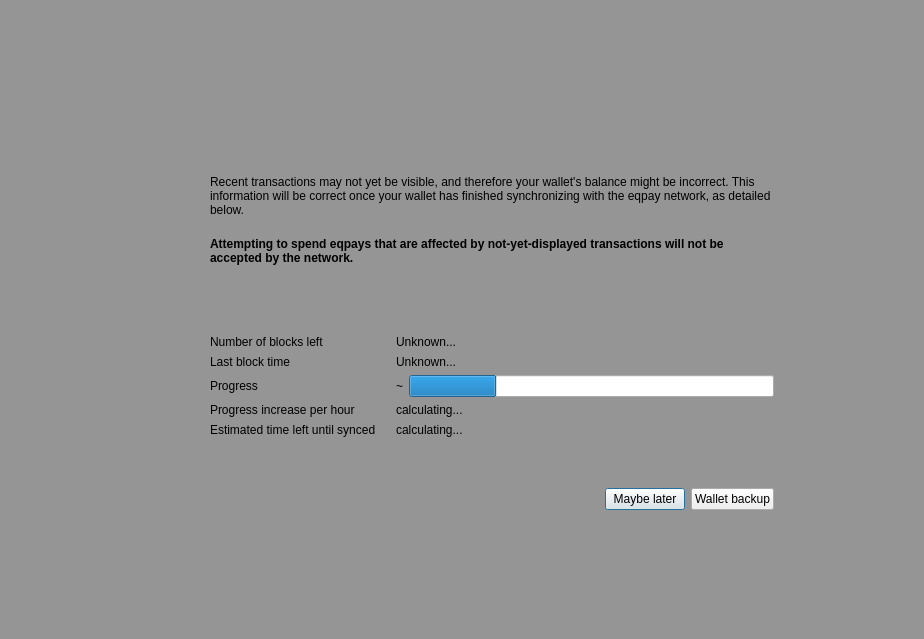
<?xml version="1.0" encoding="UTF-8"?>
<ui version="4.0">
 <class>ModalOverlay</class>
 <widget class="QWidget" name="ModalOverlay">
  <property name="geometry">
   <rect>
    <x>0</x>
    <y>0</y>
    <width>924</width>
    <height>639</height>
   </rect>
  </property>
  <property name="windowTitle">
   <string>Form</string>
  </property>
  <layout class="QVBoxLayout" name="verticalLayout" stretch="0">
   <property name="sizeConstraint">
    <enum>QLayout::SetDefaultConstraint</enum>
   </property>
   <property name="leftMargin">
    <number>0</number>
   </property>
   <property name="topMargin">
    <number>0</number>
   </property>
   <property name="rightMargin">
    <number>0</number>
   </property>
   <property name="bottomMargin">
    <number>0</number>
   </property>
   <item>
    <widget class="QWidget" name="bgWidget" native="true">
     <property name="styleSheet">
      <string notr="true">#bgWidget { background: rgba(0,0,0,96); }</string>
     </property>
     <layout class="QVBoxLayout" name="verticalLayoutMain" stretch="0">
      <property name="leftMargin">
       <number>120</number>
      </property>
      <property name="topMargin">
       <number>120</number>
      </property>
      <property name="rightMargin">
       <number>120</number>
      </property>
      <property name="bottomMargin">
       <number>120</number>
      </property>
      <item>
       <widget class="QWidget" name="contentWidget" native="true">
        <layout class="QVBoxLayout" name="verticalLayout_3" stretch="1,0">
         <property name="spacing">
          <number>0</number>
         </property>
         <property name="leftMargin">
          <number>0</number>
         </property>
         <property name="topMargin">
          <number>0</number>
         </property>
         <property name="rightMargin">
          <number>0</number>
         </property>
         <property name="bottomMargin">
          <number>0</number>
         </property>
         <item>
          <widget class="QStackedWidget" name="stackedWidget">
           <property name="currentIndex">
            <number>0</number>
           </property>
           <widget class="QWidget" name="page">
            <layout class="QVBoxLayout" name="verticalLayout_2">
             <property name="spacing">
              <number>0</number>
             </property>
             <property name="leftMargin">
              <number>30</number>
             </property>
             <property name="topMargin">
              <number>10</number>
             </property>
             <property name="rightMargin">
              <number>30</number>
             </property>
             <property name="bottomMargin">
              <number>10</number>
             </property>
             <item>
              <spacer name="verticalSpacer_3">
               <property name="orientation">
                <enum>Qt::Vertical</enum>
               </property>
               <property name="sizeType">
                <enum>QSizePolicy::Expanding</enum>
               </property>
               <property name="sizeHint" stdset="0">
                <size>
                 <width>20</width>
                 <height>40</height>
                </size>
               </property>
              </spacer>
             </item>
             <item>
              <layout class="QHBoxLayout" name="horizontalLayoutIconText" stretch="0,1">
               <property name="spacing">
                <number>20</number>
               </property>
               <property name="topMargin">
                <number>20</number>
               </property>
               <item>
                <layout class="QVBoxLayout" name="verticalLayoutIcon">
                 <item>
                  <widget class="QPushButton" name="warningIcon">
                   <property name="enabled">
                    <bool>false</bool>
                   </property>
                   <property name="text">
                    <string/>
                   </property>
                   <property name="iconSize">
                    <size>
                     <width>48</width>
                     <height>48</height>
                    </size>
                   </property>
                   <property name="flat">
                    <bool>true</bool>
                   </property>
                  </widget>
                 </item>
                 <item>
                  <spacer name="verticalSpacerWarningIcon">
                   <property name="orientation">
                    <enum>Qt::Vertical</enum>
                   </property>
                   <property name="sizeHint" stdset="0">
                    <size>
                     <width>20</width>
                     <height>40</height>
                    </size>
                   </property>
                  </spacer>
                 </item>
                </layout>
               </item>
               <item>
                <layout class="QVBoxLayout" name="verticalLayoutInfoText">
                 <property name="leftMargin">
                  <number>0</number>
                 </property>
                 <property name="topMargin">
                  <number>0</number>
                 </property>
                 <item>
                  <widget class="QLabel" name="infoText">
                   <property name="text">
                    <string>Recent transactions may not yet be visible, and therefore your wallet's balance might be incorrect. This information will be correct once your wallet has finished synchronizing with the eqpay network, as detailed below.</string>
                   </property>
                   <property name="textFormat">
                    <enum>Qt::RichText</enum>
                   </property>
                   <property name="wordWrap">
                    <bool>true</bool>
                   </property>
                  </widget>
                 </item>
                 <item>
                  <widget class="QLabel" name="infoTextStrong">
                   <property name="font">
                    <font>
                     <weight>75</weight>
                     <bold>true</bold>
                    </font>
                   </property>
                   <property name="text">
                    <string>Attempting to spend eqpays that are affected by not-yet-displayed transactions will not be accepted by the network.</string>
                   </property>
                   <property name="textFormat">
                    <enum>Qt::RichText</enum>
                   </property>
                   <property name="wordWrap">
                    <bool>true</bool>
                   </property>
                  </widget>
                 </item>
                 <item>
                  <spacer name="verticalSpacerInTextSpace">
                   <property name="orientation">
                    <enum>Qt::Vertical</enum>
                   </property>
                   <property name="sizeHint" stdset="0">
                    <size>
                     <width>20</width>
                     <height>40</height>
                    </size>
                   </property>
                  </spacer>
                 </item>
                 <item>
                  <layout class="QFormLayout" name="formLayout">
                   <property name="fieldGrowthPolicy">
                    <enum>QFormLayout::ExpandingFieldsGrow</enum>
                   </property>
                   <property name="horizontalSpacing">
                    <number>20</number>
                   </property>
                   <property name="verticalSpacing">
                    <number>6</number>
                   </property>
                   <property name="topMargin">
                    <number>10</number>
                   </property>
                   <item row="0" column="0">
                    <widget class="QLabel" name="labelNumberOfBlocksLeft">
                     <property name="font">
                      <font>
                       <weight>50</weight>
                       <bold>false</bold>
                      </font>
                     </property>
                     <property name="text">
                      <string>Number of blocks left</string>
                     </property>
                    </widget>
                   </item>
                   <item row="0" column="1">
                    <widget class="QLabel" name="numberOfBlocksLeft">
                     <property name="sizePolicy">
                      <sizepolicy hsizetype="Expanding" vsizetype="Preferred">
                       <horstretch>0</horstretch>
                       <verstretch>0</verstretch>
                      </sizepolicy>
                     </property>
                     <property name="text">
                      <string>Unknown...</string>
                     </property>
                    </widget>
                   </item>
                   <item row="1" column="0">
                    <widget class="QLabel" name="labelLastBlockTime">
                     <property name="font">
                      <font>
                       <weight>50</weight>
                       <bold>false</bold>
                      </font>
                     </property>
                     <property name="text">
                      <string>Last block time</string>
                     </property>
                    </widget>
                   </item>
                   <item row="1" column="1">
                    <widget class="QLabel" name="newestBlockDate">
                     <property name="sizePolicy">
                      <sizepolicy hsizetype="Expanding" vsizetype="Preferred">
                       <horstretch>0</horstretch>
                       <verstretch>0</verstretch>
                      </sizepolicy>
                     </property>
                     <property name="text">
                      <string>Unknown...</string>
                     </property>
                    </widget>
                   </item>
                   <item row="2" column="0">
                    <widget class="QLabel" name="labelSyncDone">
                     <property name="font">
                      <font>
                       <weight>50</weight>
                       <bold>false</bold>
                      </font>
                     </property>
                     <property name="text">
                      <string>Progress</string>
                     </property>
                    </widget>
                   </item>
                   <item row="2" column="1">
                    <layout class="QHBoxLayout" name="horizontalLayoutSync" stretch="0,1">
                     <property name="spacing">
                      <number>6</number>
                     </property>
                     <item>
                      <widget class="QLabel" name="percentageProgress">
                       <property name="text">
                        <string notr="true">~</string>
                       </property>
                      </widget>
                     </item>
                     <item>
                      <widget class="QProgressBar" name="progressBar">
                       <property name="value">
                        <number>24</number>
                       </property>
                       <property name="format">
                        <string/>
                       </property>
                      </widget>
                     </item>
                    </layout>
                   </item>
                   <item row="4" column="0">
                    <widget class="QLabel" name="labelProgressIncrease">
                     <property name="font">
                      <font>
                       <weight>50</weight>
                       <bold>false</bold>
                      </font>
                     </property>
                     <property name="text">
                      <string>Progress increase per hour</string>
                     </property>
                    </widget>
                   </item>
                   <item row="4" column="1">
                    <widget class="QLabel" name="progressIncreasePerH">
                     <property name="sizePolicy">
                      <sizepolicy hsizetype="Expanding" vsizetype="Preferred">
                       <horstretch>0</horstretch>
                       <verstretch>0</verstretch>
                      </sizepolicy>
                     </property>
                     <property name="text">
                      <string>calculating...</string>
                     </property>
                    </widget>
                   </item>
                   <item row="5" column="0">
                    <widget class="QLabel" name="labelEstimatedTimeLeft">
                     <property name="font">
                      <font>
                       <weight>50</weight>
                       <bold>false</bold>
                      </font>
                     </property>
                     <property name="text">
                      <string>Estimated time left until synced</string>
                     </property>
                    </widget>
                   </item>
                   <item row="5" column="1">
                    <widget class="QLabel" name="expectedTimeLeft">
                     <property name="sizePolicy">
                      <sizepolicy hsizetype="Expanding" vsizetype="Preferred">
                       <horstretch>0</horstretch>
                       <verstretch>0</verstretch>
                      </sizepolicy>
                     </property>
                     <property name="text">
                      <string>calculating...</string>
                     </property>
                    </widget>
                   </item>
                  </layout>
                 </item>
                </layout>
               </item>
              </layout>
             </item>
             <item>
              <spacer name="verticalSpacer_4">
               <property name="orientation">
                <enum>Qt::Vertical</enum>
               </property>
               <property name="sizeHint" stdset="0">
                <size>
                 <width>20</width>
                 <height>40</height>
                </size>
               </property>
              </spacer>
             </item>
            </layout>
           </widget>
           <widget class="QWidget" name="page_2">
            <layout class="QVBoxLayout" name="verticalLayout_4">
             <property name="spacing">
              <number>15</number>
             </property>
             <property name="leftMargin">
              <number>30</number>
             </property>
             <property name="topMargin">
              <number>0</number>
             </property>
             <property name="rightMargin">
              <number>30</number>
             </property>
             <property name="bottomMargin">
              <number>0</number>
             </property>
             <item>
              <spacer name="verticalSpacer_2">
               <property name="orientation">
                <enum>Qt::Vertical</enum>
               </property>
               <property name="sizeHint" stdset="0">
                <size>
                 <width>20</width>
                 <height>40</height>
                </size>
               </property>
              </spacer>
             </item>
             <item>
              <layout class="QGridLayout" name="gridLayout">
               <item row="0" column="1">
                <widget class="QLabel" name="labelNote">
                 <property name="layoutDirection">
                  <enum>Qt::LeftToRight</enum>
                 </property>
                 <property name="text">
                  <string>Wallet backup prompt</string>
                 </property>
                 <property name="alignment">
                  <set>Qt::AlignLeading|Qt::AlignLeft|Qt::AlignVCenter</set>
                 </property>
                </widget>
               </item>
               <item row="1" column="1">
                <widget class="QLabel" name="labelMessage">
                 <property name="text">
                  <string>Please backup your wallet as soon as possible.
Please make sure to keep an updated antivirus and operating system. We can not recover Your funds if you visit phishing site or lose your backup. Please make sure to keep backups of your private keys or files. We do not store your private keys on this wallet. And you as a user, are entirely responsible for your funds and your own security.</string>
                 </property>
                 <property name="alignment">
                  <set>Qt::AlignLeading|Qt::AlignLeft|Qt::AlignVCenter</set>
                 </property>
                 <property name="wordWrap">
                  <bool>true</bool>
                 </property>
                </widget>
               </item>
               <item row="0" column="0">
                <widget class="QPushButton" name="warningIconBackup">
                 <property name="enabled">
                  <bool>false</bool>
                 </property>
                 <property name="sizePolicy">
                  <sizepolicy hsizetype="Fixed" vsizetype="Fixed">
                   <horstretch>0</horstretch>
                   <verstretch>0</verstretch>
                  </sizepolicy>
                 </property>
                 <property name="minimumSize">
                  <size>
                   <width>30</width>
                   <height>30</height>
                  </size>
                 </property>
                 <property name="maximumSize">
                  <size>
                   <width>30</width>
                   <height>30</height>
                  </size>
                 </property>
                 <property name="text">
                  <string/>
                 </property>
                 <property name="iconSize">
                  <size>
                   <width>30</width>
                   <height>30</height>
                  </size>
                 </property>
                 <property name="flat">
                  <bool>true</bool>
                 </property>
                </widget>
               </item>
               <item row="1" column="0">
                <spacer name="horizontalSpacer_2">
                 <property name="orientation">
                  <enum>Qt::Horizontal</enum>
                 </property>
                 <property name="sizeType">
                  <enum>QSizePolicy::Fixed</enum>
                 </property>
                 <property name="sizeHint" stdset="0">
                  <size>
                   <width>30</width>
                   <height>20</height>
                  </size>
                 </property>
                </spacer>
               </item>
              </layout>
             </item>
             <item>
              <spacer name="verticalSpacer">
               <property name="orientation">
                <enum>Qt::Vertical</enum>
               </property>
               <property name="sizeType">
                <enum>QSizePolicy::Expanding</enum>
               </property>
               <property name="sizeHint" stdset="0">
                <size>
                 <width>20</width>
                 <height>40</height>
                </size>
               </property>
              </spacer>
             </item>
            </layout>
           </widget>
          </widget>
         </item>
         <item>
          <widget class="QWidget" name="buttonsContainerWhite" native="true">
           <layout class="QHBoxLayout" name="horizontalLayout">
            <property name="leftMargin">
             <number>30</number>
            </property>
            <property name="topMargin">
             <number>15</number>
            </property>
            <property name="rightMargin">
             <number>30</number>
            </property>
            <item>
             <spacer name="horizontalSpacer">
              <property name="orientation">
               <enum>Qt::Horizontal</enum>
              </property>
              <property name="sizeHint" stdset="0">
               <size>
                <width>40</width>
                <height>20</height>
               </size>
              </property>
             </spacer>
            </item>
            <item>
             <widget class="QPushButton" name="closeButton">
              <property name="focusPolicy">
               <enum>Qt::StrongFocus</enum>
              </property>
              <property name="text">
               <string>Maybe later</string>
              </property>
              <property name="shortcut">
               <string>Esc</string>
              </property>
              <property name="default">
               <bool>true</bool>
              </property>
             </widget>
            </item>
            <item>
             <widget class="QPushButton" name="walletBackupButton">
              <property name="text">
               <string>Wallet backup</string>
              </property>
             </widget>
            </item>
           </layout>
          </widget>
         </item>
        </layout>
       </widget>
      </item>
     </layout>
    </widget>
   </item>
  </layout>
 </widget>
 <resources/>
 <connections/>
</ui>
